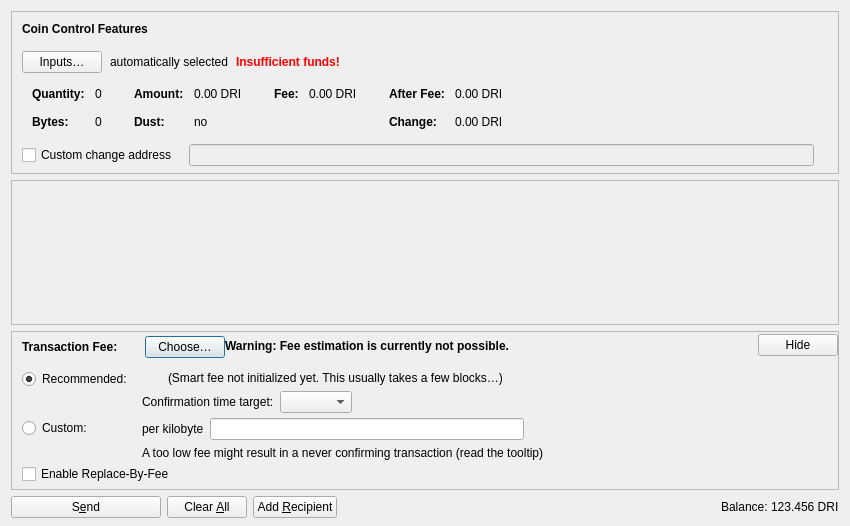
<?xml version="1.0" encoding="UTF-8"?>
<ui version="4.0">
 <class>SendCoinsDialog</class>
 <widget class="QDialog" name="SendCoinsDialog">
  <property name="geometry">
   <rect>
    <x>0</x>
    <y>0</y>
    <width>850</width>
    <height>526</height>
   </rect>
  </property>
  <property name="windowTitle">
   <string>Send Coins</string>
  </property>
  <layout class="QVBoxLayout" name="verticalLayout" stretch="0,1,0,0">
   <property name="bottomMargin">
    <number>8</number>
   </property>
   <item>
    <widget class="QFrame" name="frameCoinControl">
     <property name="sizePolicy">
      <sizepolicy hsizetype="Expanding" vsizetype="Expanding">
       <horstretch>0</horstretch>
       <verstretch>0</verstretch>
      </sizepolicy>
     </property>
     <property name="maximumSize">
      <size>
       <width>16777215</width>
       <height>16777215</height>
      </size>
     </property>
     <property name="frameShape">
      <enum>QFrame::StyledPanel</enum>
     </property>
     <property name="frameShadow">
      <enum>QFrame::Sunken</enum>
     </property>
     <layout class="QVBoxLayout" name="verticalLayoutCoinControl2">
      <property name="spacing">
       <number>0</number>
      </property>
      <property name="leftMargin">
       <number>0</number>
      </property>
      <property name="topMargin">
       <number>0</number>
      </property>
      <property name="rightMargin">
       <number>0</number>
      </property>
      <property name="bottomMargin">
       <number>6</number>
      </property>
      <item>
       <layout class="QVBoxLayout" name="verticalLayoutCoinControl" stretch="0,0,0,0,1">
        <property name="spacing">
         <number>0</number>
        </property>
        <property name="leftMargin">
         <number>10</number>
        </property>
        <property name="topMargin">
         <number>10</number>
        </property>
        <item>
         <layout class="QHBoxLayout" name="horizontalLayoutCoinControl1">
          <property name="bottomMargin">
           <number>15</number>
          </property>
          <item>
           <widget class="QLabel" name="labelCoinControlFeatures">
            <property name="sizePolicy">
             <sizepolicy hsizetype="Preferred" vsizetype="Maximum">
              <horstretch>0</horstretch>
              <verstretch>0</verstretch>
             </sizepolicy>
            </property>
            <property name="font">
             <font>
              <weight>75</weight>
              <bold>true</bold>
             </font>
            </property>
            <property name="styleSheet">
             <string notr="true">font-weight:bold;</string>
            </property>
            <property name="text">
             <string>Coin Control Features</string>
            </property>
           </widget>
          </item>
         </layout>
        </item>
        <item>
         <layout class="QHBoxLayout" name="horizontalLayoutCoinControl2" stretch="0,0,0,0">
          <property name="spacing">
           <number>8</number>
          </property>
          <property name="bottomMargin">
           <number>10</number>
          </property>
          <item>
           <widget class="QPushButton" name="pushButtonCoinControl">
            <property name="styleSheet">
             <string notr="true"/>
            </property>
            <property name="text">
             <string>Inputs…</string>
            </property>
            <property name="autoDefault">
             <bool>false</bool>
            </property>
           </widget>
          </item>
          <item>
           <widget class="QLabel" name="labelCoinControlAutomaticallySelected">
            <property name="text">
             <string>automatically selected</string>
            </property>
            <property name="margin">
             <number>5</number>
            </property>
           </widget>
          </item>
          <item>
           <widget class="QLabel" name="labelCoinControlInsuffFunds">
            <property name="font">
             <font>
              <weight>75</weight>
              <bold>true</bold>
             </font>
            </property>
            <property name="styleSheet">
             <string notr="true">color:red;font-weight:bold;</string>
            </property>
            <property name="text">
             <string>Insufficient funds!</string>
            </property>
            <property name="margin">
             <number>5</number>
            </property>
           </widget>
          </item>
          <item>
           <spacer name="horizontalSpacerCoinControl">
            <property name="orientation">
             <enum>Qt::Horizontal</enum>
            </property>
            <property name="sizeHint" stdset="0">
             <size>
              <width>40</width>
              <height>1</height>
             </size>
            </property>
           </spacer>
          </item>
         </layout>
        </item>
        <item>
         <widget class="QWidget" name="widgetCoinControl" native="true">
          <property name="sizePolicy">
           <sizepolicy hsizetype="Preferred" vsizetype="Preferred">
            <horstretch>0</horstretch>
            <verstretch>0</verstretch>
           </sizepolicy>
          </property>
          <property name="minimumSize">
           <size>
            <width>0</width>
            <height>0</height>
           </size>
          </property>
          <property name="styleSheet">
           <string notr="true"/>
          </property>
          <layout class="QHBoxLayout" name="horizontalLayoutCoinControl5">
           <property name="leftMargin">
            <number>0</number>
           </property>
           <property name="topMargin">
            <number>0</number>
           </property>
           <property name="rightMargin">
            <number>0</number>
           </property>
           <property name="bottomMargin">
            <number>0</number>
           </property>
           <item>
            <layout class="QHBoxLayout" name="horizontalLayoutCoinControl3" stretch="0,0,0,1">
             <property name="spacing">
              <number>20</number>
             </property>
             <property name="topMargin">
              <number>0</number>
             </property>
             <property name="bottomMargin">
              <number>10</number>
             </property>
             <item>
              <layout class="QFormLayout" name="formLayoutCoinControl1">
               <property name="horizontalSpacing">
                <number>10</number>
               </property>
               <property name="verticalSpacing">
                <number>14</number>
               </property>
               <property name="leftMargin">
                <number>10</number>
               </property>
               <property name="topMargin">
                <number>4</number>
               </property>
               <property name="rightMargin">
                <number>6</number>
               </property>
               <item row="0" column="0">
                <widget class="QLabel" name="labelCoinControlQuantityText">
                 <property name="font">
                  <font>
                   <weight>75</weight>
                   <bold>true</bold>
                  </font>
                 </property>
                 <property name="text">
                  <string>Quantity:</string>
                 </property>
                 <property name="margin">
                  <number>0</number>
                 </property>
                </widget>
               </item>
               <item row="0" column="1">
                <widget class="QLabel" name="labelCoinControlQuantity">
                 <property name="cursor">
                  <cursorShape>IBeamCursor</cursorShape>
                 </property>
                 <property name="contextMenuPolicy">
                  <enum>Qt::ActionsContextMenu</enum>
                 </property>
                 <property name="text">
                  <string notr="true">0</string>
                 </property>
                 <property name="margin">
                  <number>0</number>
                 </property>
                 <property name="textInteractionFlags">
                  <set>Qt::LinksAccessibleByMouse|Qt::TextSelectableByKeyboard|Qt::TextSelectableByMouse</set>
                 </property>
                </widget>
               </item>
               <item row="1" column="0">
                <widget class="QLabel" name="labelCoinControlBytesText">
                 <property name="font">
                  <font>
                   <weight>75</weight>
                   <bold>true</bold>
                  </font>
                 </property>
                 <property name="text">
                  <string>Bytes:</string>
                 </property>
                </widget>
               </item>
               <item row="1" column="1">
                <widget class="QLabel" name="labelCoinControlBytes">
                 <property name="cursor">
                  <cursorShape>IBeamCursor</cursorShape>
                 </property>
                 <property name="contextMenuPolicy">
                  <enum>Qt::ActionsContextMenu</enum>
                 </property>
                 <property name="text">
                  <string notr="true">0</string>
                 </property>
                 <property name="textInteractionFlags">
                  <set>Qt::LinksAccessibleByMouse|Qt::TextSelectableByKeyboard|Qt::TextSelectableByMouse</set>
                 </property>
                </widget>
               </item>
              </layout>
             </item>
             <item>
              <layout class="QFormLayout" name="formLayoutCoinControl2">
               <property name="horizontalSpacing">
                <number>10</number>
               </property>
               <property name="verticalSpacing">
                <number>14</number>
               </property>
               <property name="leftMargin">
                <number>6</number>
               </property>
               <property name="topMargin">
                <number>4</number>
               </property>
               <property name="rightMargin">
                <number>6</number>
               </property>
               <item row="0" column="0">
                <widget class="QLabel" name="labelCoinControlAmountText">
                 <property name="font">
                  <font>
                   <weight>75</weight>
                   <bold>true</bold>
                  </font>
                 </property>
                 <property name="text">
                  <string>Amount:</string>
                 </property>
                 <property name="margin">
                  <number>0</number>
                 </property>
                </widget>
               </item>
               <item row="0" column="1">
                <widget class="QLabel" name="labelCoinControlAmount">
                 <property name="cursor">
                  <cursorShape>IBeamCursor</cursorShape>
                 </property>
                 <property name="contextMenuPolicy">
                  <enum>Qt::ActionsContextMenu</enum>
                 </property>
                 <property name="text">
                  <string notr="true">0.00 DRI</string>
                 </property>
                 <property name="textInteractionFlags">
                  <set>Qt::LinksAccessibleByMouse|Qt::TextSelectableByKeyboard|Qt::TextSelectableByMouse</set>
                 </property>
                </widget>
               </item>
               <item row="1" column="0">
                <widget class="QLabel" name="labelCoinControlLowOutputText">
                 <property name="font">
                  <font>
                   <weight>75</weight>
                   <bold>true</bold>
                  </font>
                 </property>
                 <property name="text">
                  <string>Dust:</string>
                 </property>
                </widget>
               </item>
               <item row="1" column="1">
                <widget class="QLabel" name="labelCoinControlLowOutput">
                 <property name="cursor">
                  <cursorShape>IBeamCursor</cursorShape>
                 </property>
                 <property name="contextMenuPolicy">
                  <enum>Qt::ActionsContextMenu</enum>
                 </property>
                 <property name="text">
                  <string notr="true">no</string>
                 </property>
                 <property name="textInteractionFlags">
                  <set>Qt::LinksAccessibleByMouse|Qt::TextSelectableByKeyboard|Qt::TextSelectableByMouse</set>
                 </property>
                </widget>
               </item>
              </layout>
             </item>
             <item>
              <layout class="QFormLayout" name="formLayoutCoinControl3">
               <property name="horizontalSpacing">
                <number>10</number>
               </property>
               <property name="verticalSpacing">
                <number>14</number>
               </property>
               <property name="leftMargin">
                <number>6</number>
               </property>
               <property name="topMargin">
                <number>4</number>
               </property>
               <property name="rightMargin">
                <number>6</number>
               </property>
               <item row="0" column="0">
                <widget class="QLabel" name="labelCoinControlFeeText">
                 <property name="font">
                  <font>
                   <weight>75</weight>
                   <bold>true</bold>
                  </font>
                 </property>
                 <property name="text">
                  <string>Fee:</string>
                 </property>
                 <property name="margin">
                  <number>0</number>
                 </property>
                </widget>
               </item>
               <item row="0" column="1">
                <widget class="QLabel" name="labelCoinControlFee">
                 <property name="cursor">
                  <cursorShape>IBeamCursor</cursorShape>
                 </property>
                 <property name="contextMenuPolicy">
                  <enum>Qt::ActionsContextMenu</enum>
                 </property>
                 <property name="text">
                  <string notr="true">0.00 DRI</string>
                 </property>
                 <property name="textInteractionFlags">
                  <set>Qt::LinksAccessibleByMouse|Qt::TextSelectableByKeyboard|Qt::TextSelectableByMouse</set>
                 </property>
                </widget>
               </item>
              </layout>
             </item>
             <item>
              <layout class="QFormLayout" name="formLayoutCoinControl4">
               <property name="horizontalSpacing">
                <number>10</number>
               </property>
               <property name="verticalSpacing">
                <number>14</number>
               </property>
               <property name="leftMargin">
                <number>6</number>
               </property>
               <property name="topMargin">
                <number>4</number>
               </property>
               <property name="rightMargin">
                <number>6</number>
               </property>
               <item row="0" column="0">
                <widget class="QLabel" name="labelCoinControlAfterFeeText">
                 <property name="font">
                  <font>
                   <weight>75</weight>
                   <bold>true</bold>
                  </font>
                 </property>
                 <property name="text">
                  <string>After Fee:</string>
                 </property>
                 <property name="margin">
                  <number>0</number>
                 </property>
                </widget>
               </item>
               <item row="0" column="1">
                <widget class="QLabel" name="labelCoinControlAfterFee">
                 <property name="cursor">
                  <cursorShape>IBeamCursor</cursorShape>
                 </property>
                 <property name="contextMenuPolicy">
                  <enum>Qt::ActionsContextMenu</enum>
                 </property>
                 <property name="text">
                  <string notr="true">0.00 DRI</string>
                 </property>
                 <property name="textInteractionFlags">
                  <set>Qt::LinksAccessibleByMouse|Qt::TextSelectableByKeyboard|Qt::TextSelectableByMouse</set>
                 </property>
                </widget>
               </item>
               <item row="1" column="0">
                <widget class="QLabel" name="labelCoinControlChangeText">
                 <property name="font">
                  <font>
                   <weight>75</weight>
                   <bold>true</bold>
                  </font>
                 </property>
                 <property name="text">
                  <string>Change:</string>
                 </property>
                </widget>
               </item>
               <item row="1" column="1">
                <widget class="QLabel" name="labelCoinControlChange">
                 <property name="cursor">
                  <cursorShape>IBeamCursor</cursorShape>
                 </property>
                 <property name="contextMenuPolicy">
                  <enum>Qt::ActionsContextMenu</enum>
                 </property>
                 <property name="text">
                  <string notr="true">0.00 DRI</string>
                 </property>
                 <property name="textInteractionFlags">
                  <set>Qt::LinksAccessibleByMouse|Qt::TextSelectableByKeyboard|Qt::TextSelectableByMouse</set>
                 </property>
                </widget>
               </item>
              </layout>
             </item>
            </layout>
           </item>
          </layout>
         </widget>
        </item>
        <item>
         <layout class="QHBoxLayout" name="horizontalLayoutCoinControl4" stretch="0,0,0">
          <property name="spacing">
           <number>12</number>
          </property>
          <property name="sizeConstraint">
           <enum>QLayout::SetDefaultConstraint</enum>
          </property>
          <property name="topMargin">
           <number>5</number>
          </property>
          <property name="rightMargin">
           <number>5</number>
          </property>
          <item>
           <widget class="QCheckBox" name="checkBoxCoinControlChange">
            <property name="toolTip">
             <string>If this is activated, but the change address is empty or invalid, change will be sent to a newly generated address.</string>
            </property>
            <property name="text">
             <string>Custom change address</string>
            </property>
           </widget>
          </item>
          <item>
           <widget class="QValidatedLineEdit" name="lineEditCoinControlChange">
            <property name="enabled">
             <bool>false</bool>
            </property>
            <property name="sizePolicy">
             <sizepolicy hsizetype="Expanding" vsizetype="Fixed">
              <horstretch>0</horstretch>
              <verstretch>0</verstretch>
             </sizepolicy>
            </property>
           </widget>
          </item>
          <item>
           <widget class="QLabel" name="labelCoinControlChangeLabel">
            <property name="sizePolicy">
             <sizepolicy hsizetype="Preferred" vsizetype="Expanding">
              <horstretch>0</horstretch>
              <verstretch>0</verstretch>
             </sizepolicy>
            </property>
            <property name="minimumSize">
             <size>
              <width>0</width>
              <height>0</height>
             </size>
            </property>
            <property name="text">
             <string/>
            </property>
            <property name="margin">
             <number>3</number>
            </property>
           </widget>
          </item>
         </layout>
        </item>
        <item>
         <spacer name="verticalSpacerCoinControl">
          <property name="orientation">
           <enum>Qt::Vertical</enum>
          </property>
          <property name="sizeHint" stdset="0">
           <size>
            <width>800</width>
            <height>1</height>
           </size>
          </property>
         </spacer>
        </item>
       </layout>
      </item>
     </layout>
    </widget>
   </item>
   <item>
    <widget class="QScrollArea" name="scrollArea">
     <property name="widgetResizable">
      <bool>true</bool>
     </property>
     <widget class="QWidget" name="scrollAreaWidgetContents">
      <property name="geometry">
       <rect>
        <x>0</x>
        <y>0</y>
        <width>830</width>
        <height>104</height>
       </rect>
      </property>
      <layout class="QVBoxLayout" name="verticalLayout_2" stretch="0,1">
       <property name="leftMargin">
        <number>0</number>
       </property>
       <property name="topMargin">
        <number>0</number>
       </property>
       <property name="rightMargin">
        <number>0</number>
       </property>
       <property name="bottomMargin">
        <number>0</number>
       </property>
       <item>
        <layout class="QVBoxLayout" name="entries">
         <property name="spacing">
          <number>6</number>
         </property>
        </layout>
       </item>
       <item>
        <spacer name="verticalSpacer">
         <property name="orientation">
          <enum>Qt::Vertical</enum>
         </property>
         <property name="sizeHint" stdset="0">
          <size>
           <width>20</width>
           <height>40</height>
          </size>
         </property>
        </spacer>
       </item>
      </layout>
     </widget>
    </widget>
   </item>
   <item>
    <widget class="QFrame" name="frameFee">
     <property name="sizePolicy">
      <sizepolicy hsizetype="Expanding" vsizetype="Expanding">
       <horstretch>0</horstretch>
       <verstretch>0</verstretch>
      </sizepolicy>
     </property>
     <property name="maximumSize">
      <size>
       <width>16777215</width>
       <height>16777215</height>
      </size>
     </property>
     <property name="frameShape">
      <enum>QFrame::StyledPanel</enum>
     </property>
     <property name="frameShadow">
      <enum>QFrame::Sunken</enum>
     </property>
     <layout class="QVBoxLayout" name="verticalLayoutFee1">
      <property name="spacing">
       <number>0</number>
      </property>
      <property name="leftMargin">
       <number>0</number>
      </property>
      <property name="topMargin">
       <number>0</number>
      </property>
      <property name="rightMargin">
       <number>0</number>
      </property>
      <property name="bottomMargin">
       <number>0</number>
      </property>
      <item>
       <layout class="QVBoxLayout" name="verticalLayoutFee2" stretch="0,0,0">
        <property name="spacing">
         <number>0</number>
        </property>
        <property name="leftMargin">
         <number>10</number>
        </property>
        <property name="topMargin">
         <number>0</number>
        </property>
        <item>
         <layout class="QHBoxLayout" name="horizontalLayoutFee1">
          <property name="bottomMargin">
           <number>0</number>
          </property>
          <item>
           <layout class="QVBoxLayout" name="verticalLayoutFee7">
            <property name="spacing">
             <number>0</number>
            </property>
            <item>
             <spacer name="verticalSpacerSmartFee">
              <property name="orientation">
               <enum>Qt::Vertical</enum>
              </property>
              <property name="sizeType">
               <enum>QSizePolicy::Fixed</enum>
              </property>
              <property name="sizeHint" stdset="0">
               <size>
                <width>1</width>
                <height>4</height>
               </size>
              </property>
             </spacer>
            </item>
            <item>
             <layout class="QHBoxLayout" name="horizontalLayoutSmartFee">
              <property name="spacing">
               <number>10</number>
              </property>
              <item>
               <widget class="QLabel" name="labelFeeHeadline">
                <property name="sizePolicy">
                 <sizepolicy hsizetype="Preferred" vsizetype="Maximum">
                  <horstretch>0</horstretch>
                  <verstretch>0</verstretch>
                 </sizepolicy>
                </property>
                <property name="font">
                 <font>
                  <weight>75</weight>
                  <bold>true</bold>
                 </font>
                </property>
                <property name="styleSheet">
                 <string notr="true">font-weight:bold;</string>
                </property>
                <property name="text">
                 <string>Transaction Fee:</string>
                </property>
               </widget>
              </item>
              <item>
               <widget class="QLabel" name="labelFeeMinimized">
                <property name="text">
                 <string/>
                </property>
               </widget>
              </item>
              <item>
               <widget class="QPushButton" name="buttonChooseFee">
                <property name="text">
                 <string>Choose…</string>
                </property>
               </widget>
              </item>
             </layout>
            </item>
            <item>
             <spacer name="verticalSpacer_5">
              <property name="orientation">
               <enum>Qt::Vertical</enum>
              </property>
              <property name="sizeHint" stdset="0">
               <size>
                <width>1</width>
                <height>1</height>
               </size>
              </property>
             </spacer>
            </item>
           </layout>
          </item>
          <item>
           <widget class="QLabel" name="fallbackFeeWarningLabel">
            <property name="toolTip">
             <string>Using the fallbackfee can result in sending a transaction that will take several hours or days (or never) to confirm. Consider choosing your fee manually or wait until you have validated the complete chain.</string>
            </property>
            <property name="font">
            <font>
                <weight>75</weight>
                <bold>true</bold>
            </font>
            </property>
            <property name="text">
             <string>Warning: Fee estimation is currently not possible.</string>
            </property>
            <property name="wordWrap">
             <bool>false</bool>
            </property>
           </widget>
          </item>
          <item>
           <spacer name="horizontalSpacer_4">
            <property name="orientation">
             <enum>Qt::Horizontal</enum>
            </property>
            <property name="sizeType">
             <enum>QSizePolicy::MinimumExpanding</enum>
            </property>
            <property name="sizeHint" stdset="0">
             <size>
              <width>40</width>
              <height>20</height>
             </size>
            </property>
           </spacer>
          </item>
          <item>
           <widget class="QPushButton" name="buttonMinimizeFee">
            <property name="toolTip">
             <string>Hide transaction fee settings</string>
            </property>
            <property name="text">
             <string>Hide</string>
            </property>
           </widget>
          </item>
         </layout>
        </item>
        <item>
         <widget class="QFrame" name="frameFeeSelection">
          <layout class="QVBoxLayout" name="verticalLayoutFee12">
           <property name="spacing">
            <number>0</number>
           </property>
           <property name="leftMargin">
            <number>0</number>
           </property>
           <property name="topMargin">
            <number>0</number>
           </property>
           <property name="rightMargin">
            <number>0</number>
           </property>
           <property name="bottomMargin">
            <number>0</number>
           </property>
           <item>
            <layout class="QGridLayout" name="gridLayoutFee">
             <property name="topMargin">
              <number>10</number>
             </property>
             <property name="bottomMargin">
              <number>4</number>
             </property>
             <property name="horizontalSpacing">
              <number>10</number>
             </property>
             <property name="verticalSpacing">
              <number>4</number>
             </property>
             <item row="1" column="1">
              <layout class="QVBoxLayout" name="verticalLayoutFee8">
               <property name="spacing">
                <number>6</number>
               </property>
               <item>
                <layout class="QHBoxLayout" name="horizontalLayoutFee13">
                 <item>
                  <widget class="QLabel" name="labelCustomPerKilobyte">
                   <property name="toolTip">
                    <string>Specify a custom fee per kB (1,000 bytes) of the transaction's virtual size.

Note:  Since the fee is calculated on a per-byte basis, a fee rate of "100 satoshis per kvB" for a transaction size of 500 virtual bytes (half of 1 kvB) would ultimately yield a fee of only 50 satoshis.</string>
                   </property>
                   <property name="text">
                    <string>per kilobyte</string>
                   </property>
                  </widget>
                 </item>
                 <item>
                  <widget class="DRiyalAmountField" name="customFee"/>
                 </item>
                 <item>
                  <spacer name="horizontalSpacer_6">
                   <property name="orientation">
                    <enum>Qt::Horizontal</enum>
                   </property>
                   <property name="sizeHint" stdset="0">
                    <size>
                     <width>1</width>
                     <height>1</height>
                    </size>
                   </property>
                  </spacer>
                 </item>
                </layout>
               </item>
               <item>
                <layout class="QHBoxLayout" name="horizontalLayoutFee8">
                 <item>
                  <widget class="QLabel" name="labelCustomFeeWarning">
                   <property name="enabled">
                    <bool>true</bool>
                   </property>
                   <property name="toolTip">
                    <string>When there is less transaction volume than space in the blocks, miners as well as relaying nodes may enforce a minimum fee. Paying only this minimum fee is just fine, but be aware that this can result in a never confirming transaction once there is more demand for driyal transactions than the network can process.</string>
                   </property>
                   <property name="text">
                    <string>A too low fee might result in a never confirming transaction (read the tooltip)</string>
                   </property>
                  </widget>
                 </item>
                 <item>
                  <spacer name="horizontalSpacer_2">
                   <property name="orientation">
                    <enum>Qt::Horizontal</enum>
                   </property>
                   <property name="sizeHint" stdset="0">
                    <size>
                     <width>1</width>
                     <height>1</height>
                    </size>
                   </property>
                  </spacer>
                 </item>
                </layout>
               </item>
              </layout>
             </item>
             <item row="0" column="0">
              <layout class="QVBoxLayout" name="verticalLayoutFee4" stretch="0,1">
               <item>
                <widget class="QRadioButton" name="radioSmartFee">
                 <property name="text">
                  <string>Recommended:</string>
                 </property>
                 <property name="checked">
                  <bool>true</bool>
                 </property>
                 <attribute name="buttonGroup">
                  <string notr="true">groupFee</string>
                 </attribute>
                </widget>
               </item>
               <item>
                <spacer name="verticalSpacer_2">
                 <property name="orientation">
                  <enum>Qt::Vertical</enum>
                 </property>
                 <property name="sizeHint" stdset="0">
                  <size>
                   <width>1</width>
                   <height>1</height>
                  </size>
                 </property>
                </spacer>
               </item>
              </layout>
             </item>
             <item row="1" column="0">
              <layout class="QVBoxLayout" name="verticalLayoutFee9" stretch="0,1">
               <item>
                <widget class="QRadioButton" name="radioCustomFee">
                 <property name="text">
                  <string>Custom:</string>
                 </property>
                 <attribute name="buttonGroup">
                  <string notr="true">groupFee</string>
                 </attribute>
                </widget>
               </item>
               <item>
                <spacer name="verticalSpacer_6">
                 <property name="orientation">
                  <enum>Qt::Vertical</enum>
                 </property>
                 <property name="sizeHint" stdset="0">
                  <size>
                   <width>1</width>
                   <height>1</height>
                  </size>
                 </property>
                </spacer>
               </item>
              </layout>
             </item>
             <item row="0" column="1">
              <layout class="QVBoxLayout" name="verticalLayoutFee3" stretch="0,0,1">
               <property name="spacing">
                <number>6</number>
               </property>
               <property name="topMargin">
                <number>2</number>
               </property>
               <item>
                <layout class="QHBoxLayout" name="horizontalLayoutFee12">
                 <item>
                  <widget class="QLabel" name="labelSmartFee">
                   <property name="text">
                    <string/>
                   </property>
                  </widget>
                 </item>
                 <item>
                  <widget class="QLabel" name="labelFeeEstimation">
                   <property name="text">
                    <string/>
                   </property>
                  </widget>
                 </item>
                 <item>
                  <widget class="QLabel" name="labelSmartFee2">
                   <property name="text">
                    <string>(Smart fee not initialized yet. This usually takes a few blocks…)</string>
                   </property>
                  </widget>
                 </item>
                 <item>
                  <spacer name="horizontalSpacer_5">
                   <property name="orientation">
                    <enum>Qt::Horizontal</enum>
                   </property>
                   <property name="sizeHint" stdset="0">
                    <size>
                     <width>1</width>
                     <height>1</height>
                    </size>
                   </property>
                  </spacer>
                 </item>
                </layout>
               </item>
               <item>
                <layout class="QHBoxLayout" name="horizontalLayoutFee9">
                 <item>
                  <layout class="QVBoxLayout" name="verticalLayoutFee6">
                   <item>
                    <widget class="QLabel" name="labelSmartFee3">
                     <property name="text">
                      <string>Confirmation time target:</string>
                     </property>
                    </widget>
                   </item>
                  </layout>
                 </item>
                 <item>
                  <layout class="QVBoxLayout" name="verticalLayoutFee5">
                   <property name="rightMargin">
                    <number>30</number>
                   </property>
                   <item>
                    <layout class="QHBoxLayout" name="horizontalLayoutConfTarget">
                     <property name="bottomMargin">
                      <number>0</number>
                     </property>
                     <item>
                      <widget class="QComboBox" name="confTargetSelector"/>
                     </item>
                     <item>
                      <spacer name="horizontalSpacerConfTarget">
                       <property name="orientation">
                        <enum>Qt::Horizontal</enum>
                       </property>
                       <property name="sizeHint" stdset="0">
                        <size>
                         <width>40</width>
                         <height>20</height>
                        </size>
                       </property>
                      </spacer>
                     </item>
                    </layout>
                   </item>
                  </layout>
                 </item>
                </layout>
               </item>
               <item>
                <spacer name="verticalSpacer_4">
                 <property name="orientation">
                  <enum>Qt::Vertical</enum>
                 </property>
                 <property name="sizeHint" stdset="0">
                  <size>
                   <width>1</width>
                   <height>1</height>
                  </size>
                 </property>
                </spacer>
               </item>
              </layout>
             </item>
            </layout>
           </item>
           <item>
            <widget class="QCheckBox" name="optInRBF">
             <property name="text">
              <string>Enable Replace-By-Fee</string>
             </property>
             <property name="toolTip">
              <string>With Replace-By-Fee (BIP-125) you can increase a transaction's fee after it is sent. Without this, a higher fee may be recommended to compensate for increased transaction delay risk.</string>
             </property>
            </widget>
           </item>
          </layout>
         </widget>
        </item>
        <item>
         <spacer name="verticalSpacerFee">
          <property name="orientation">
           <enum>Qt::Vertical</enum>
          </property>
          <property name="sizeHint" stdset="0">
           <size>
            <width>40</width>
            <height>5</height>
           </size>
          </property>
         </spacer>
        </item>
       </layout>
      </item>
     </layout>
    </widget>
   </item>
   <item>
    <layout class="QHBoxLayout" name="horizontalLayout">
     <item>
      <widget class="QPushButton" name="sendButton">
       <property name="minimumSize">
        <size>
         <width>150</width>
         <height>0</height>
        </size>
       </property>
       <property name="toolTip">
        <string>Confirm the send action</string>
       </property>
       <property name="text">
        <string>S&amp;end</string>
       </property>
       <property name="icon">
        <iconset resource="../driyal.qrc">
         <normaloff>:/icons/send</normaloff>:/icons/send</iconset>
       </property>
       <property name="autoDefault">
        <bool>false</bool>
       </property>
       <property name="default">
        <bool>false</bool>
       </property>
      </widget>
     </item>
     <item>
      <widget class="QPushButton" name="clearButton">
       <property name="sizePolicy">
        <sizepolicy hsizetype="Minimum" vsizetype="Fixed">
         <horstretch>0</horstretch>
         <verstretch>0</verstretch>
        </sizepolicy>
       </property>
       <property name="toolTip">
        <string>Clear all fields of the form.</string>
       </property>
       <property name="text">
        <string>Clear &amp;All</string>
       </property>
       <property name="icon">
        <iconset resource="../driyal.qrc">
         <normaloff>:/icons/remove</normaloff>:/icons/remove</iconset>
       </property>
       <property name="autoDefault">
        <bool>false</bool>
       </property>
      </widget>
     </item>
     <item>
      <widget class="QPushButton" name="addButton">
       <property name="toolTip">
        <string>Send to multiple recipients at once</string>
       </property>
       <property name="text">
        <string>Add &amp;Recipient</string>
       </property>
       <property name="icon">
        <iconset resource="../driyal.qrc">
         <normaloff>:/icons/add</normaloff>:/icons/add</iconset>
       </property>
       <property name="autoDefault">
        <bool>false</bool>
       </property>
      </widget>
     </item>
     <item>
      <spacer name="horizontalSpacer">
       <property name="orientation">
        <enum>Qt::Horizontal</enum>
       </property>
       <property name="sizeHint" stdset="0">
        <size>
         <width>40</width>
         <height>20</height>
        </size>
       </property>
      </spacer>
     </item>
     <item>
      <layout class="QHBoxLayout" name="horizontalLayout_2">
       <property name="spacing">
        <number>3</number>
       </property>
       <item>
        <widget class="QLabel" name="labelBalanceName">
         <property name="sizePolicy">
          <sizepolicy hsizetype="Preferred" vsizetype="Fixed">
           <horstretch>0</horstretch>
           <verstretch>0</verstretch>
          </sizepolicy>
         </property>
         <property name="text">
          <string>Balance:</string>
         </property>
        </widget>
       </item>
       <item>
        <widget class="QLabel" name="labelBalance">
         <property name="sizePolicy">
          <sizepolicy hsizetype="Preferred" vsizetype="Fixed">
           <horstretch>0</horstretch>
           <verstretch>0</verstretch>
          </sizepolicy>
         </property>
         <property name="cursor">
          <cursorShape>IBeamCursor</cursorShape>
         </property>
         <property name="text">
          <string notr="true">123.456 DRI</string>
         </property>
         <property name="textInteractionFlags">
          <set>Qt::LinksAccessibleByMouse|Qt::TextSelectableByKeyboard|Qt::TextSelectableByMouse</set>
         </property>
        </widget>
       </item>
      </layout>
     </item>
    </layout>
   </item>
  </layout>
 </widget>
 <customwidgets>
  <customwidget>
   <class>QValidatedLineEdit</class>
   <extends>QLineEdit</extends>
   <header>qt/qvalidatedlineedit.h</header>
  </customwidget>
  <customwidget>
   <class>DRiyalAmountField</class>
   <extends>QLineEdit</extends>
   <header>qt/driyalamountfield.h</header>
   <container>1</container>
  </customwidget>
 </customwidgets>
 <resources>
  <include location="../driyal.qrc"/>
 </resources>
 <connections/>
 <buttongroups>
  <buttongroup name="groupFee"/>
 </buttongroups>
</ui>
